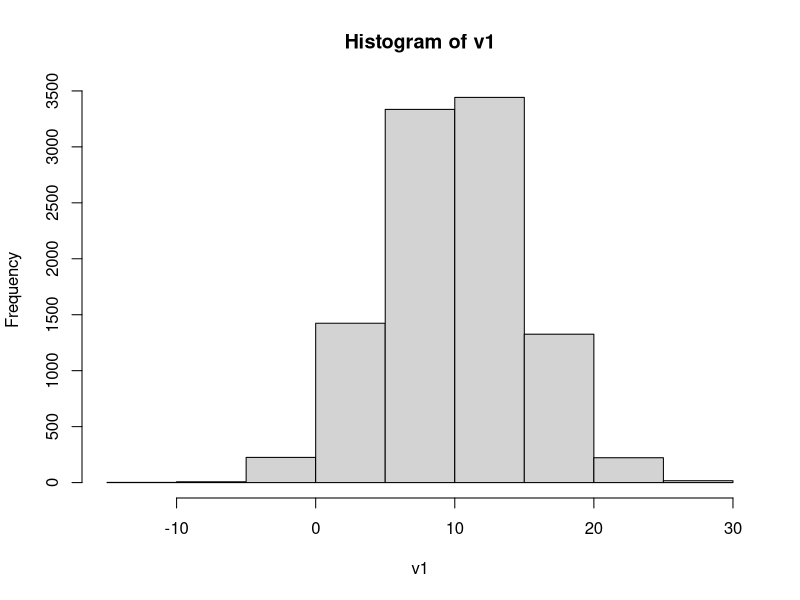
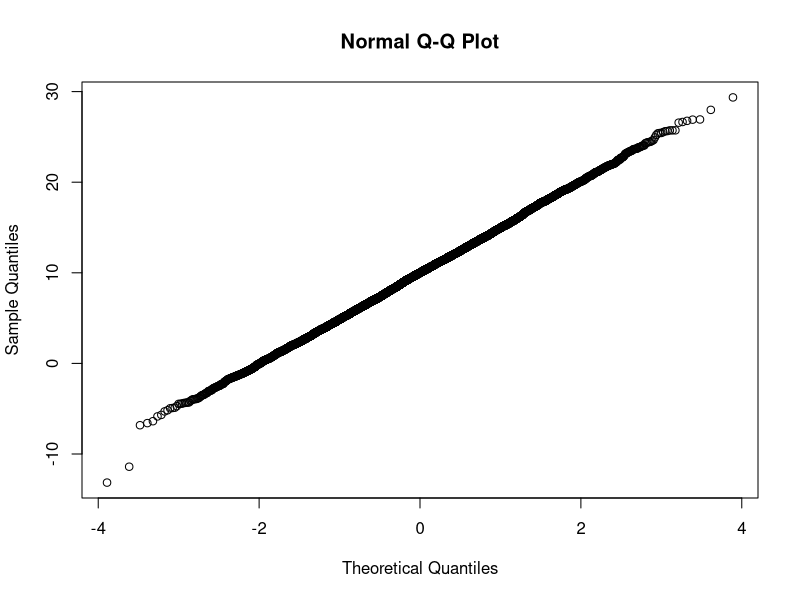
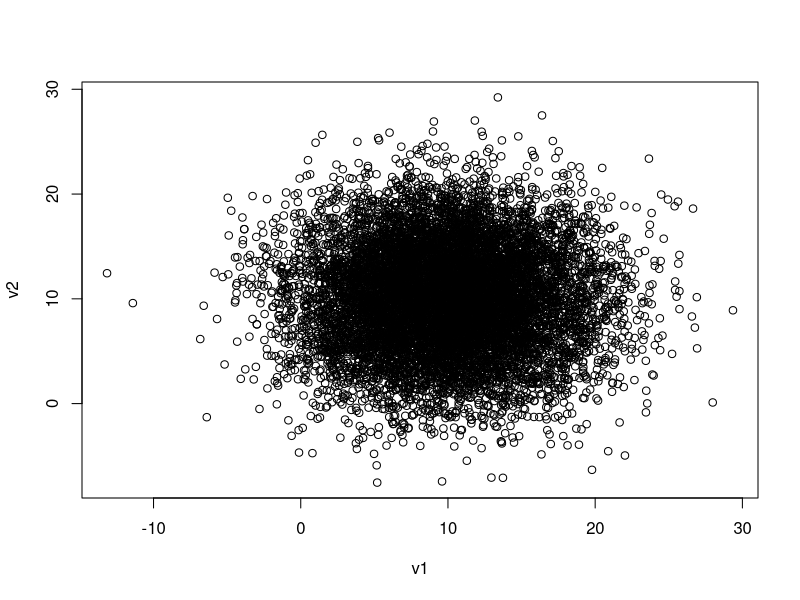
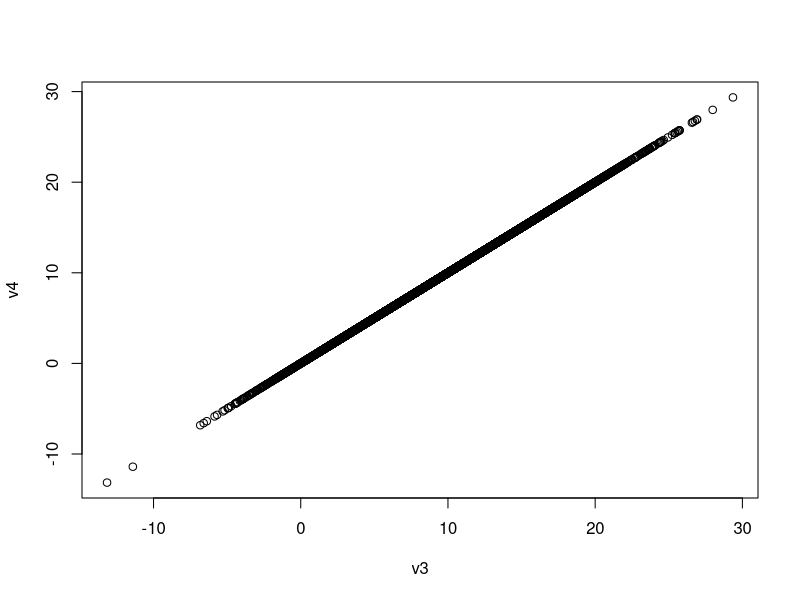
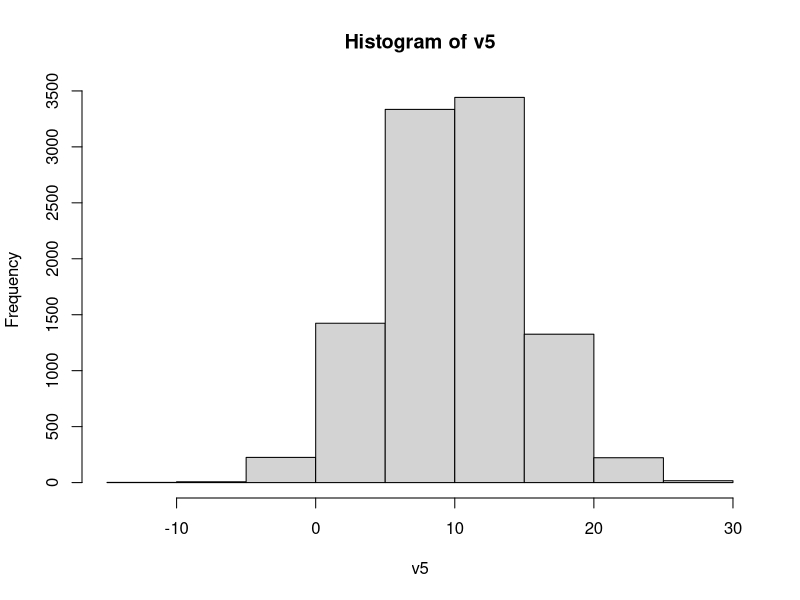
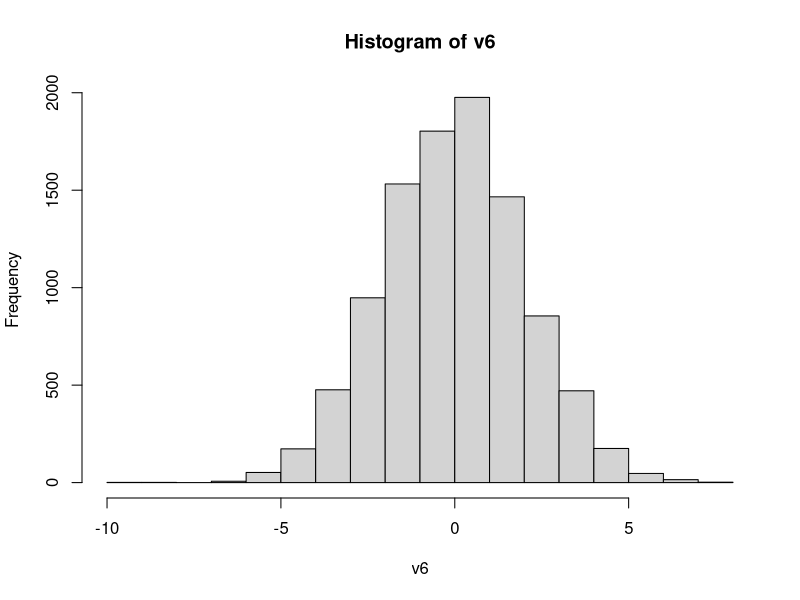
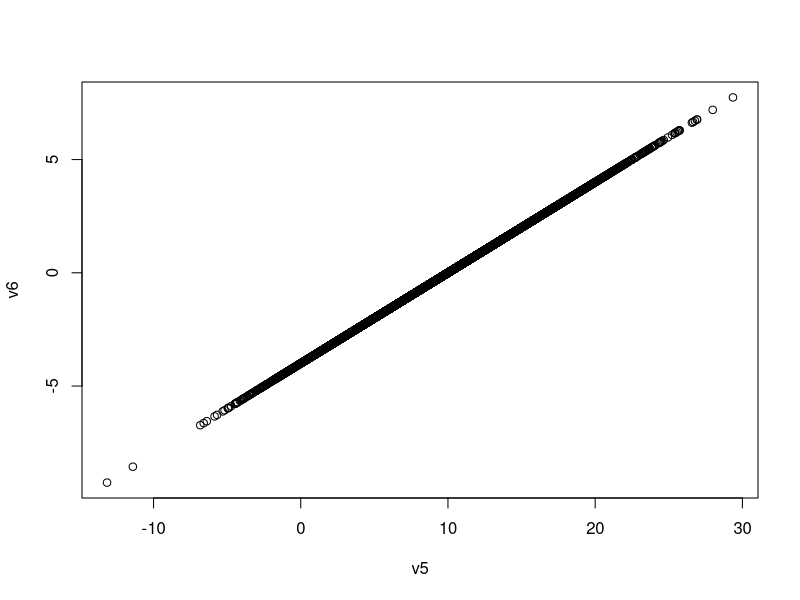
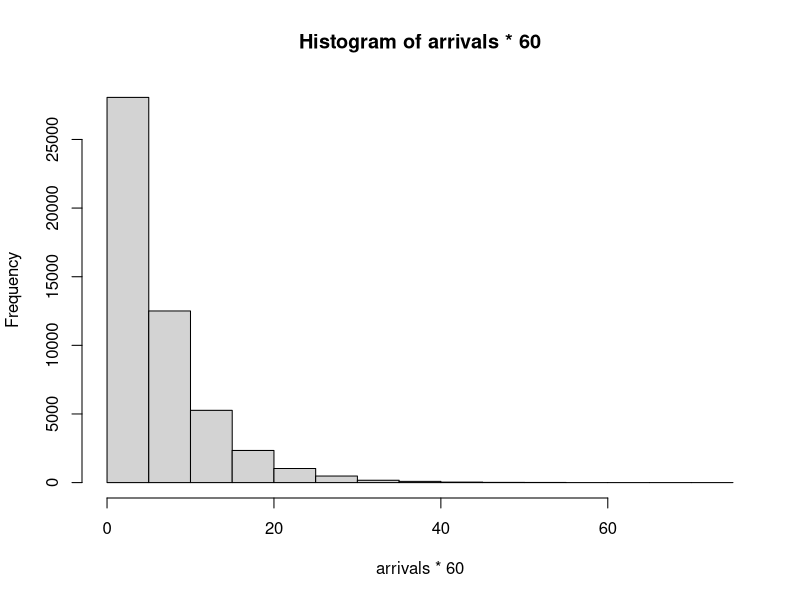

These charts were generated, in order, by the following R code:
 setwd("C:/Users/pt2/Documents/Personal/Study/Data Science Specialist/Module 5")
 
 #using the rnorm function 
 #generate the vector of 10,000 random normaly distributed 
 #values with a mean of 10 and a standard deviation of 5
 
 set.seed(654655)
 v1 = rnorm(10000,10,5)
 
 #validate the normality of the values
 #with a histogram and normal Q-Q plot
 
 hist(v1)
 qqnorm(v1)
 
 #generate a second vector of 10,000 random normally distibuted
 #values using the same mean and standard deviations.
 #but with a different seed 
 set.seed(54635756)
 v2 = rnorm(10000,10,5)
 
 #examine the relationship between these two vectors 
 plot(v1,v2)
 sum(v1==v2)
 cor(v1,v2)
 
 #observe that the same data set is generated 
 #when the same seed is used to generate each set
 set.seed(654655)
 v3 = rnorm(10000,10,5)
 set.seed(654655)
 v4 = rnorm(10000,10,5)
 
 sum(v3==v4)
 plot(v3,v4)
 cor(v3,v4)
 
 #observe that when the same seed is used to generate each 
 #but the distribution have different means and standard deviations
 #the random numbers are perfectly corilated 
 set.seed(654655)
 v5=rnorm(10000,10,5)
 set.seed(654655)
 v6=rnorm(10000,0,2)
 
 sum(v5==v6)
 hist(v5)
 hist(v6)
 plot(v5,v6)
 cor(v5,v6)
 
 # display the current content of the seed
 .Random.seed
 
 #display the help information relative to random number generator
 ?Random
 
#######################################################
# model a single server queue
# Such as for an ATM machine
#######################################################

#specify the operating characteristics of the queue

#Time between customer arrivals are exponentialy distributed with the following 
#customer arrival rate(customer arrival per hour)
arrival_rate = 10
 
#the time to perform the service is uniformly distributed
#-- between 1 and 6 minutes converted to hours to keep units aligned with the arrival_rate
min_service_time=1/60
max_service_time=6/60

#number of customers for the simulation 
num_of_custs = 50000

#randomly generate the time between customer arrivals
set.seed(238947123)
arrivals=rexp(num_of_custs,arrival_rate)

#view the distribution of the arrival times
hist(arrivals*60)

#randomly generate the service times for each customer
set.seed(34556463)
serv_times=runif(num_of_custs,min=min_service_time,max=max_service_time)

#view the distibution of the service times
hist(serv_times)
hist(serv_times,breaks=((2:12)*.5)/60)

#accumulate the arrival times
#to obtain the orderd arrival timestamps
cumul_arrivals=cumsum(arrivals)
arrivals[1:5]
cumul_arrivals[1:4]

#build the vector to store the completion time of customor the compleation time will be determined
#by the customer's cumulative arrival time,time in queue, and the customer's service time
compl_time=vector(mode='numeric',length=num_of_custs)

#add first customer to the system
compl_time[1]=cumul_arrivals[1]+serv_times[1]

#determine the remaining customers' completion times if a customer arrives after all previous 
#customers have been serviced then the customer is serviced right away otherwise the customer
#begin service after the previous customer

for (i in 2:num_of_custs) {
  compl_time[i]=max(cumul_arrivals[i],compl_time[i-1])+serv_times[i]
}
 
#determine time spent in the queue
time_in_queue = compl_time-(cumul_arrivals+serv_times)

#determine the queue size after each customer's arrival
queue_size=vector(mode="integer",length=num_of_custs)
queue_size[1]=0
for (i in 2:num_of_custs){
 queue_size[i]=sum(compl_time[1:i-1]>cumul_arrivals[i])
}

#analyze the queue size 
summary(queue_size)
hist(queue_size,breaks = 0:15, right=FALSE)
#probabilty that a customer will not have to wait in the queue
sum(queue_size==0)/num_of_custs

#analyze the customer's time in a queue (in minutes)
summary(time_in_queue*60)
hist(time_in_queue*60)

#analyze the customers' non-zero time in a queue (in minutes)
summary(time_in_queue[time_in_queue>0]*60)
hist(time_in_queue[time_in_queue>0]*60)

#analyze the time each customer spent in the system(in minutes)
summary((time_in_queue+serv_times)*60)
hist((time_in_queue+serv_times)*60)
plot(density((time_in_queue+serv_times)*60))

#determine the probabilty a customer will have to wait more than 10 minutes to complete a 
#transaction 
sum(((time_in_queue+serv_times)*60)>10)/num_of_custs











 
 
 
 
 
 
 